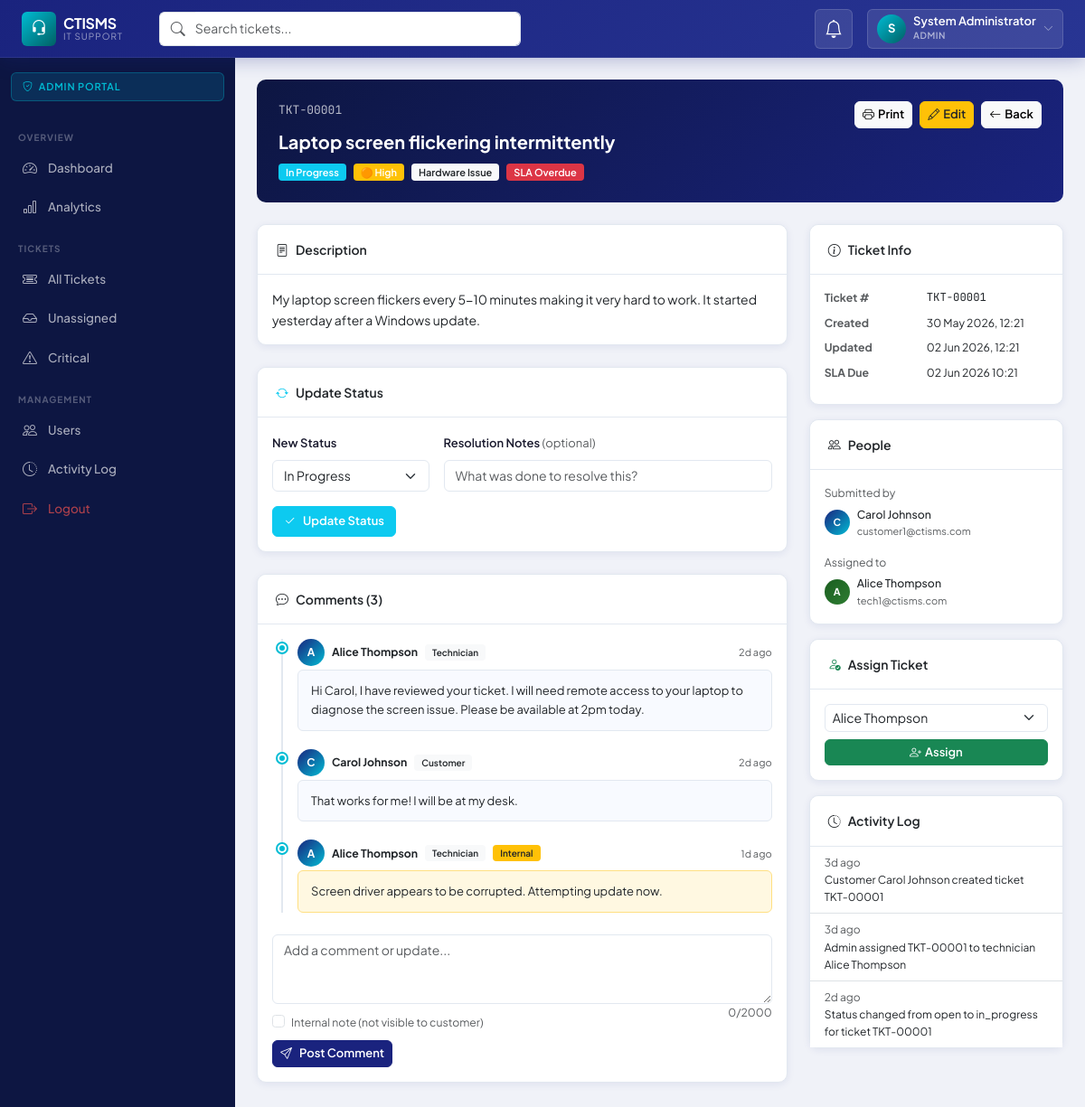
Page /public/admin/view.php?id=1 (signed in) on the committed database.
### tables this page shows
CREATE TABLE `tickets` (
  `id`              INT UNSIGNED     NOT NULL AUTO_INCREMENT,
  `ticket_number`   VARCHAR(20)      NOT NULL COMMENT 'Human-readable ticket ID e.g. TKT-00001',
  `title`           VARCHAR(255)     NOT NULL,
  `description`     TEXT             NOT NULL,
  `category_id`     INT UNSIGNED     NOT NULL,
  `priority`        ENUM('low','medium','high','critical') NOT NULL DEFAULT 'medium',
  `status`          ENUM('submitted','open','in_progress','awaiting_parts','completed','closed') NOT NULL DEFAULT 'submitted',
  `customer_id`     INT UNSIGNED     NOT NULL,
  `technician_id`   INT UNSIGNED     DEFAULT NULL,
  `sla_deadline`    DATETIME         DEFAULT NULL,
  `sla_breached`    TINYINT(1)       NOT NULL DEFAULT 0,
  `resolution`      TEXT             DEFAULT NULL,
  `closed_at`       DATETIME         DEFAULT NULL,
  `created_at`      DATETIME         NOT NULL DEFAULT CURRENT_TIMESTAMP,
  `updated_at`      DATETIME         NOT NULL DEFAULT CURRENT_TIMESTAMP ON UPDATE CURRENT_TIMESTAMP,
  PRIMARY KEY (`id`),
  UNIQUE KEY `uq_tickets_number` (`ticket_number`),
  KEY `idx_tickets_status` (`status`),
  KEY `idx_tickets_priority` (`priority`),
  KEY `idx_tickets_customer` (`customer_id`),
  KEY `idx_tickets_technician` (`technician_id`),
  KEY `idx_tickets_category` (`category_id`),
  KEY `idx_tickets_created` (`created_at`),
  CONSTRAINT `fk_tickets_customer`    FOREIGN KEY (`customer_id`)   REFERENCES `users`(`id`)       ON DELETE RESTRICT,
  CONSTRAINT `fk_tickets_technician`  FOREIGN KEY (`technician_id`) REFERENCES `users`(`id`)       ON DELETE SET NULL,
  CONSTRAINT `fk_tickets_category`    FOREIGN KEY (`category_id`)   REFERENCES `categories`(`id`)  ON DELETE RESTRICT
);

CREATE TABLE `categories` (
  `id`          INT UNSIGNED  NOT NULL AUTO_INCREMENT,
  `name`        VARCHAR(100)  NOT NULL,
  `description` TEXT          DEFAULT NULL,
  `sla_hours`   INT           NOT NULL DEFAULT 24 COMMENT 'SLA response time in hours',
  `is_active`   TINYINT(1)    NOT NULL DEFAULT 1,
  `created_at`  DATETIME      NOT NULL DEFAULT CURRENT_TIMESTAMP,
  PRIMARY KEY (`id`),
  UNIQUE KEY `uq_categories_name` (`name`)
);

CREATE TABLE `comments` (
  `id`          INT UNSIGNED  NOT NULL AUTO_INCREMENT,
  `ticket_id`   INT UNSIGNED  NOT NULL,
  `user_id`     INT UNSIGNED  NOT NULL,
  `body`        TEXT          NOT NULL,
  `is_internal` TINYINT(1)    NOT NULL DEFAULT 0 COMMENT 'Internal notes visible only to staff',
  `created_at`  DATETIME      NOT NULL DEFAULT CURRENT_TIMESTAMP,
  PRIMARY KEY (`id`),
  KEY `idx_comments_ticket` (`ticket_id`),
  KEY `idx_comments_user` (`user_id`),
  CONSTRAINT `fk_comments_ticket` FOREIGN KEY (`ticket_id`) REFERENCES `tickets`(`id`) ON DELETE CASCADE,
  CONSTRAINT `fk_comments_user`   FOREIGN KEY (`user_id`)   REFERENCES `users`(`id`)   ON DELETE CASCADE
);

CREATE TABLE `users` (
  `id`             INT UNSIGNED     NOT NULL AUTO_INCREMENT,
  `name`           VARCHAR(100)     NOT NULL,
  `email`          VARCHAR(191)     NOT NULL,
  `password`       VARCHAR(255)     NOT NULL,
  `role`           ENUM('customer','technician','admin') NOT NULL DEFAULT 'customer',
  `phone`          VARCHAR(20)      DEFAULT NULL,
  `department`     VARCHAR(100)     DEFAULT NULL,
  `avatar`         VARCHAR(255)     DEFAULT NULL,
  `is_active`      TINYINT(1)       NOT NULL DEFAULT 1,
  `last_login`     DATETIME         DEFAULT NULL,
  `created_at`     DATETIME         NOT NULL DEFAULT CURRENT_TIMESTAMP,
  `updated_at`     DATETIME         NOT NULL DEFAULT CURRENT_TIMESTAMP ON UPDATE CURRENT_TIMESTAMP,
  PRIMARY KEY (`id`),
  UNIQUE KEY `uq_users_email` (`email`),
  KEY `idx_users_role` (`role`),
  KEY `idx_users_is_active` (`is_active`)
);

CREATE TABLE `activity_logs` (
  `id`          INT UNSIGNED  NOT NULL AUTO_INCREMENT,
  `user_id`     INT UNSIGNED  DEFAULT NULL,
  `ticket_id`   INT UNSIGNED  DEFAULT NULL,
  `action`      VARCHAR(100)  NOT NULL,
  `description` TEXT          NOT NULL,
  `ip_address`  VARCHAR(45)   DEFAULT NULL,
  `created_at`  DATETIME      NOT NULL DEFAULT CURRENT_TIMESTAMP,
  PRIMARY KEY (`id`),
  KEY `idx_logs_user`   (`user_id`),
  KEY `idx_logs_ticket` (`ticket_id`),
  KEY `idx_logs_action` (`action`),
  CONSTRAINT `fk_logs_user`   FOREIGN KEY (`user_id`)   REFERENCES `users`(`id`)   ON DELETE SET NULL,
  CONSTRAINT `fk_logs_ticket` FOREIGN KEY (`ticket_id`) REFERENCES `tickets`(`id`) ON DELETE SET NULL
);

### public/customer/view.php (the view, shortened to what the rows shown need)
<?php
$id          = (int)($_GET['id'] ?? 0);
$ticketModel = new TicketModel();
$ticket   = $ticketModel->getDetail($id);
$isStaff  = Auth::isStaff();
$comments = (new CommentModel())->getByTicket($id, $isStaff);
$activity = (new ActivityLogModel())->getByTicket($id);
include __DIR__ . '/../../app/views/layouts/header.php';
include __DIR__ . '/../../app/views/layouts/sidebar.php';
?>
<div class="ticket-detail-header mb-4">
    <div class="d-flex justify-content-between align-items-start flex-wrap gap-3">
        <div>
            <div class="ticket-detail-number"><?= e($ticket['ticket_number']) ?></div>
            <div class="ticket-detail-title"><?= e($ticket['title']) ?></div>
            <div class="d-flex gap-2 mt-2 flex-wrap">
                <?= statusBadge($ticket['status']) ?>
                <?= priorityBadge($ticket['priority']) ?>
                <span class="badge bg-light text-dark"><?= e($ticket['category_name']) ?></span>
                <?php if ($ticket['sla_deadline']): ?>
                    <?= slaBadge($ticket['sla_deadline'], $ticket['sla_breached']) ?>
                <?php endif; ?>
            </div>
        </div>
    </div>
</div>
<div class="row g-4">
    <div class="col-lg-8">
        <div class="card mb-4">
            <div class="card-body">
                <p class="mb-0" style="white-space:pre-wrap"><?= e($ticket['description']) ?></p>
            </div>
        </div>
        <?php if ($isStaff && !in_array($ticket['status'], ['closed'])): ?>
        <div class="card mb-4">
            <div class="card-header"><i class="bi bi-arrow-repeat me-2 text-info"></i>Update Status</div>
            <div class="card-body">
                <form method="POST">
                    <div class="row g-3">
                        <div class="col-md-4">
                            <label class="form-label">New Status</label>
                            <select name="status" class="form-select" required>
                                <?php foreach (TicketModel::STATUSES as $key => $s): ?>
                                <option value="<?= $key ?>" <?= $ticket['status'] === $key ? 'selected' : '' ?>>
                                    <?= e($s['label']) ?>
                                </option>
                                <?php endforeach; ?>
                            </select>
                        </div>
                        <div class="col-md-8">
                            <label class="form-label">Resolution Notes <span class="text-muted fw-normal">(optional)</span></label>
                            <input type="text" name="resolution" class="form-control"
                                   value="<?= e($ticket['resolution'] ?? '') ?>"
                                   placeholder="What was done to resolve this?">
                        </div>
                        <div class="col-12">
                            <button type="submit" class="btn btn-info text-white">
                                <i class="bi bi-check2 me-2"></i>Update Status
                            </button>
                        </div>
                    </div>
                </form>
            </div>
        </div>
        <?php endif; ?>
        <div class="card mb-4">
            <div class="card-body">
                <div class="timeline mb-4">
                <?php foreach ($comments as $c): ?>
                    <div class="timeline-item">
                        <div class="d-flex gap-2 mb-1 align-items-center">
                            <div class="comment-avatar" style="width:30px;height:30px;font-size:12px">
                                <?= strtoupper(substr($c['user_name'], 0, 1)) ?>
                            </div>
                            <strong class="small"><?= e($c['user_name']) ?></strong>
                            <span class="badge bg-light text-dark" style="font-size:10px"><?= ucfirst($c['user_role']) ?></span>
                            <?php if ($c['is_internal']): ?>
                            <span class="badge bg-warning text-dark" style="font-size:10px">Internal</span>
                            <?php endif; ?>
                            <span class="text-muted ms-auto" style="font-size:11px"><?= timeAgo($c['created_at']) ?></span>
                        </div>
                        <div class="timeline-body <?= $c['is_internal'] ? 'internal' : '' ?>">
                            <?= nl2br(e($c['body'])) ?>
                        </div>
                    </div>
                <?php endforeach; ?>
                </div>
            </div>
        </div>
    </div>
    <div class="col-lg-4">
        <div class="card mb-3">
            <div class="card-body">
                <dl class="row small mb-0">
                    <dt class="col-5 text-muted">Ticket #</dt>
                    <dd class="col-7 font-mono"><?= e($ticket['ticket_number']) ?></dd>
                    <dt class="col-5 text-muted">Created</dt>
                    <dd class="col-7"><?= formatDate($ticket['created_at']) ?></dd>
                    <dt class="col-5 text-muted">Updated</dt>
                    <dd class="col-7"><?= formatDate($ticket['updated_at']) ?></dd>
                    <dt class="col-5 text-muted">SLA Due</dt>
                    <dd class="col-7"><?= $ticket['sla_deadline'] ? formatDate($ticket['sla_deadline'], 'd M Y H:i') : '—' ?></dd>
                </dl>
            </div>
        </div>
        <div class="card mb-3">
            <div class="card-body">
                <div class="mb-3">
                    <div class="d-flex align-items-center gap-2">
                        <div class="comment-avatar" style="width:28px;height:28px;font-size:11px">
                            <?= strtoupper(substr($ticket['customer_name'], 0, 1)) ?>
                        </div>
                        <div>
                            <div class="fw-500 small"><?= e($ticket['customer_name']) ?></div>
                            <div class="text-muted" style="font-size:11px"><?= e($ticket['customer_email']) ?></div>
                        </div>
                    </div>
                </div>
                <div>
                    <?php if ($ticket['technician_name']): ?>
                    <div class="d-flex align-items-center gap-2">
                        <div class="comment-avatar" style="width:28px;height:28px;font-size:11px;background:linear-gradient(135deg,#1b5e20,#2e7d32)">
                            <?= strtoupper(substr($ticket['technician_name'], 0, 1)) ?>
                        </div>
                        <div>
                            <div class="fw-500 small"><?= e($ticket['technician_name']) ?></div>
                            <div class="text-muted" style="font-size:11px"><?= e($ticket['technician_email']) ?></div>
                        </div>
                    </div>
                    <?php else: ?>
                    <span class="text-muted small">Unassigned</span>
                    <?php endif; ?>
                </div>
            </div>
        </div>
        <?php if (Auth::isAdmin() && !in_array($ticket['status'], ['closed'])): ?>
        <div class="card mb-3">
            <div class="card-header"><i class="bi bi-person-check me-2 text-success"></i>Assign Ticket</div>
            <div class="card-body">
                <form method="POST" action="<?= APP_URL ?>/admin/assign.php">
                    <select name="technician_id" class="form-select form-select-sm mb-2" required>
                        <?php foreach ((new UserModel())->getTechnicians() as $tech): ?>
                        <option value="<?= $tech['id'] ?>" <?= $ticket['technician_id'] == $tech['id'] ? 'selected' : '' ?>>
                            <?= e($tech['name']) ?>
                        </option>
                        <?php endforeach; ?>
                    </select>
                    <button type="submit" class="btn btn-success btn-sm w-100">
                        <i class="bi bi-person-plus me-1"></i>Assign
                    </button>
                </form>
            </div>
        </div>
        <?php endif; ?>
        <?php if ($isStaff && !empty($activity)): ?>
        <div class="card">
            <div class="card-body p-0">
                <ul class="list-group list-group-flush" style="font-size:12px">
                    <?php foreach (array_slice($activity, -8) as $a): ?>
                    <li class="list-group-item py-2 px-3">
                        <div class="text-muted"><?= timeAgo($a['created_at']) ?></div>
                        <div><?= e($a['description']) ?></div>
                    </li>
                    <?php endforeach; ?>
                </ul>
            </div>
        </div>
        <?php endif; ?>
    </div>
</div>
<?php include __DIR__ . '/../../app/views/layouts/footer.php'; ?>

### app/helpers.php (shortened to what the rows shown need)
<?php
function e(mixed $val): string
{
    return htmlspecialchars((string)($val ?? ''), ENT_QUOTES | ENT_HTML5, 'UTF-8');
}
function formatDate(string $date, string $format = 'd M Y, H:i'): string
{
    return (new DateTime($date))->format($format);
}
function timeAgo(string $datetime): string
{
    $time  = strtotime($datetime);
    $diff  = time() - $time;
    if ($diff < 604800)  return floor($diff/86400) . 'd ago';
    return (new DateTime($datetime))->format('d M Y');
}
function statusBadge(string $status): string
{
    $statuses = TicketModel::STATUSES;
    $color = $statuses[$status]['color'] ?? 'secondary';
    $label = $statuses[$status]['label'] ?? ucfirst($status);
    return '<span class="badge bg-'.$color.'">'.e($label).'</span>';
}
function priorityBadge(string $priority): string
{
    $priorities = TicketModel::PRIORITIES;
    $color = $priorities[$priority]['color'] ?? 'secondary';
    $label = $priorities[$priority]['label'] ?? ucfirst($priority);
    $icon  = match($priority) {
        'critical' => '🔴',
        'high'     => '🟠',
        'medium'   => '🟡',
        default    => '🟢',
    };
    return '<span class="badge bg-'.$color.'">'.$icon.' '.e($label).'</span>';
}
function slaBadge(string $deadline, int $breached): string
{
    $remaining = strtotime($deadline) - time();
    if ($remaining < 0) {
        return '<span class="badge bg-danger">SLA Overdue</span>';
    }
    $hours = floor($remaining/3600);
    $color = $hours < 4 ? 'warning text-dark' : 'success';
    return '<span class="badge bg-'.$color.'">'.$hours.'h remaining</span>';
}

### rows in the picture
tickets: ticket_number "TKT-00001", title "Laptop screen flickering intermittently", status "In Progress", priority "🟠", priority "High", category.name "Hardware Issue", description "My laptop screen flickers every 5-10 minutes making it very hard to work. It started yesterday after a Windows update.", created_at "30 May 2026, 12:21", updated_at "02 Jun 2026, 12:21", sla_deadline "02 Jun 2026 10:21", customer.name "C", customer.name "Carol Johnson", customer.email "customer1@ctisms.com", technician.name "A", technician.name "Alice Thompson", technician.email "tech1@ctisms.com", technician_id "Alice Thompson"
comments: user.name "A", user.name "Alice Thompson", user.role "Technician", created_at "2d ago", body "Hi Carol, I have reviewed your ticket. I will need remote access to your laptop to diagnose the screen issue. Please be available at 2pm today."
comments: user.name "C", user.name "Carol Johnson", user.role "Customer", created_at "2d ago", body "That works for me! I will be at my desk."
comments: user.name "A", user.name "Alice Thompson", user.role "Technician", is_internal "Internal", created_at "1d ago", body "Screen driver appears to be corrupted. Attempting update now."
activity_logs: created_at "3d ago", description "Customer Carol Johnson created ticket TKT-00001"
activity_logs: created_at "3d ago", description "Admin assigned TKT-00001 to technician Alice Thompson"
activity_logs: created_at "2d ago", description "Status changed from open to in_progress for ticket TKT-00001"

### other values in the picture
APP_NAME "CTISMS"
substr(Auth::name() ?? 'U', 0, 1) "S"
Auth::name() "System Administrator"
Auth::role() "ADMIN"
$role "ADMIN"
$label "Dashboard Analytics All Tickets Unassigned Critical Users Activity Log"
count($comments) "3"
